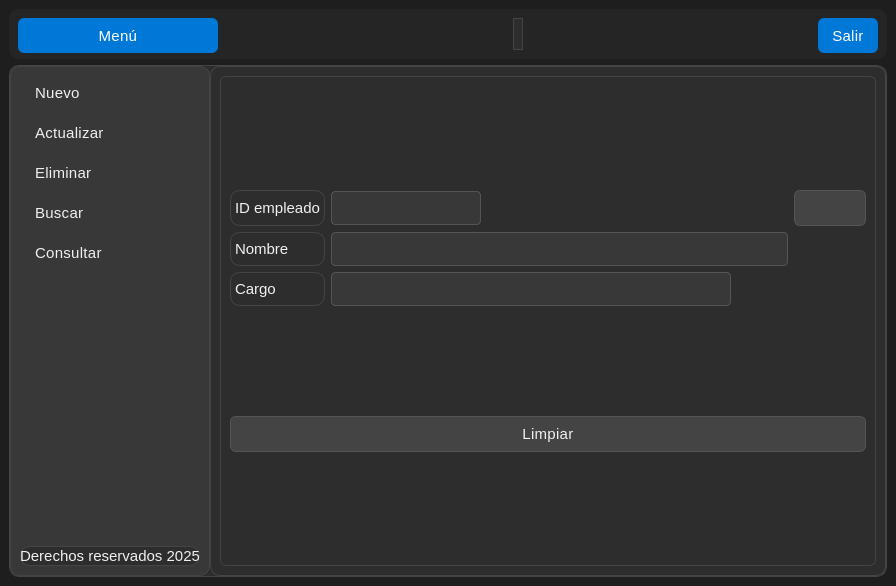
<?xml version="1.0" encoding="UTF-8"?>
<ui version="4.0">
 <class>MainWindow</class>
 <widget class="QMainWindow" name="MainWindow">
  <property name="geometry">
   <rect>
    <x>0</x>
    <y>0</y>
    <width>896</width>
    <height>586</height>
   </rect>
  </property>
  <property name="windowTitle">
   <string>MainWindow</string>
  </property>
  <property name="styleSheet">
   <string notr="true">/*
 * Archivo de Estilo QSS - Tema Oscuro (Dark Mode) - Adaptado a la Imagen
 * Tonos: Oscuros para fondos, Azul claro (#0078d7) para énfasis.
 */

/* === Estilo general === */
QMainWindow {
    /* Fondo principal oscuro */
    background-color: #1E1E1E;
    /* Color de texto claro */
    color: #F0F0F0;
    font-family: &quot;Segoe UI Variable&quot;, &quot;Roboto&quot;, &quot;Open Sans&quot;, sans-serif;
    font-size: 16px;
    font-weight: 300;
}

/* === Frames === */
QFrame {
    /* Fondo de frames de contenido oscuro (como el área principal) */
    background-color: #2D2D2D;
    border-radius: 10px;
    /* Borde sutil en modo oscuro */
    border: 1px solid #444444;
}

/* Barra superior */
#frame_superior {
    /* Color ligeramente más oscuro que el fondo de frames */
    background-color: #252525;
    border: none;
}

/* Panel lateral (Fondo del menú de navegación) */
#frame_lateral {
    /* Color para el panel lateral, más distinguible del fondo */
    background-color: #383838;
    border-right: 1px solid #444444; 
}

/* Área principal de contenido */
#frame_paginas {
    background-color: #2D2D2D;
}

/* === Botones Genéricos (Botones de acciones o fuera del menú) === */
QPushButton {
    /* Fondo de botón gris oscuro neutro */
    background-color: #444444;
    color: #F0F0F0;
    border: 1px solid #555555;
    border-radius: 6px;
    padding: 8px 14px;
    font-weight: 400;
    font-size: 15px;
    letter-spacing: 0.3px;
}

QPushButton:hover {
    /* Azul claro original para énfasis */
    background-color: #0078d7;
    color: #ffffff;
    border: 1px solid #0078d7;
}

QPushButton:pressed {
    /* Azul más oscuro para estado presionado */
    background-color: #005a9e;
    color: #ffffff;
    border: 1px solid #005a9e;
}

/* Botón principal (Menú) - ESTILO ACTIVO EN AZUL CLARO */
#boton_menu {
    /* Azul claro primario */
    background-color: #0078d7;
    color: white;
    border: none;
    font-weight: 400;
}
#boton_menu:hover {
    background-color: #006cbe;
}
#boton_menu:pressed {
    background-color: #005a9e;
}

/* Botón salir (ESTILO ACTIVO EN AZUL CLARO, aunque la imagen lo muestra gris) */
#boton_salir {
    /* Azul claro primario (lo ponemos azul claro por consistencia con el botón menú) */
    background-color: #0078d7; 
    color: white;
    border: none;
    font-weight: 400;
}
#boton_salir:hover {
    background-color: #006cbe;
}
#boton_salir:pressed {
    background-color: #005a9e;
}

/* === Campos de texto === */
QLineEdit {
    /* Fondo oscuro para la entrada de texto */
    background-color: #383838;
    color: #F0F0F0;
    border: 1px solid #555555;
    border-radius: 4px;
    padding: 6px 8px;
    font-size: 15px;
    font-weight: 300;
}

QLineEdit:focus {
    /* Borde de enfoque con el azul claro primario */
    border: 1px solid #0078d7;
    background-color: #3D4A5B; /* Fondo sutil al enfocar */
}

/* === Labels === */
QLabel {
    /* Texto claro */
    color: #F0F0F0;
    font-weight: 300;
    font-size: 15px;
}

/* Label inferior o secundario */
#label {
    /* Texto gris claro para secundario (usado para &quot;Derechos reservados 2025&quot;) */
    color: #A0A0A0;
    font-size: 13px;
    font-style: italic;
}

/* === Stacked Widget === */
QStackedWidget {
    background-color: #2D2D2D;
    border: 1px solid #444444;
    border-radius: 6px;
}

/* === Scrollbars === */
QScrollBar:vertical {
    border: none;
    background: #383838; /* Fondo oscuro para el scrollbar */
    width: 10px;
    border-radius: 4px;
}
QScrollBar::handle:vertical {
    background: #555555; /* Handle gris oscuro */
    min-height: 20px;
    border-radius: 4px;
}
QScrollBar::handle:vertical:hover {
    /* Handle hover azul claro */
    background: #0078d7;
}
QScrollBar::add-line:vertical,
QScrollBar::sub-line:vertical {
    height: 0;
}

/* === Layouts === */
QVBoxLayout, QHBoxLayout {
    spacing: 10px;
}

/* === Botones laterales (Botones de Navegación) === */
/* Estilo base (inactivo) */
#boton_agregar, #boton_buscar, #boton_actualizar, #boton_eliminar, #boton_consultar, #Proyectos, #Gastos, #Empleados, #Salarios, #Materiales {
    /* Fondo y borde para botones laterales inactivos */
    background-color: #383838; /* Fondo igual al panel lateral */
    border: none; /* La imagen no muestra borde en inactivo */
    color: #F0F0F0;
    font-weight: 400;
    font-size: 15px;
    text-align: left; /* Alineación a la izquierda */
    padding-left: 15px; /* Espaciado interno para texto/icono */
}

/* Estilo de hover (inactivo) */
#boton_agregar:hover, #boton_buscar:hover, #boton_actualizar:hover, #boton_eliminar:hover, #boton_consultar:hover, #Gastos:hover, #Empleados:hover, #Salarios:hover, #Materiales:hover {
    background-color: #4C4C4C; /* Gris ligeramente más claro */
    color: #ffffff;
}

/* Estilo ACTIVO (como el botón &quot;Proyectos&quot; en la imagen) */
#Proyectos, #Proyectos:hover, #Proyectos:pressed {
    background-color: #0078d7; /* Azul primario */
    color: #ffffff;
    border: none;
}

/* === Tooltips === */
QToolTip {
    background-color: #383838;
    color: #F0F0F0;
    /* Borde con el azul claro primario */
    border: 1px solid #0078d7;
    padding: 6px;
    border-radius: 4px;
    font-size: 14px;
}</string>
  </property>
  <widget class="QWidget" name="centralwidget">
   <layout class="QVBoxLayout" name="verticalLayout" stretch="1,0">
    <item>
     <widget class="QFrame" name="frame_superior">
      <property name="minimumSize">
       <size>
        <width>0</width>
        <height>50</height>
       </size>
      </property>
      <property name="maximumSize">
       <size>
        <width>16777215</width>
        <height>50</height>
       </size>
      </property>
      <property name="frameShape">
       <enum>QFrame::StyledPanel</enum>
      </property>
      <property name="frameShadow">
       <enum>QFrame::Raised</enum>
      </property>
      <layout class="QHBoxLayout" name="horizontalLayout">
       <item>
        <widget class="QPushButton" name="boton_menu">
         <property name="minimumSize">
          <size>
           <width>200</width>
           <height>35</height>
          </size>
         </property>
         <property name="text">
          <string>Menú</string>
         </property>
         <property name="icon">
          <iconset>
           <normaloff>../../crudapp/resources/imagenes/boton_menu.png</normaloff>../../crudapp/resources/imagenes/boton_menu.png</iconset>
         </property>
         <property name="iconSize">
          <size>
           <width>32</width>
           <height>32</height>
          </size>
         </property>
        </widget>
       </item>
       <item>
        <spacer name="horizontalSpacer">
         <property name="orientation">
          <enum>Qt::Horizontal</enum>
         </property>
         <property name="sizeHint" stdset="0">
          <size>
           <width>145</width>
           <height>20</height>
          </size>
         </property>
        </spacer>
       </item>
       <item>
        <widget class="QLabel" name="label">
         <property name="text">
          <string/>
         </property>
        </widget>
       </item>
       <item>
        <spacer name="horizontalSpacer_2">
         <property name="orientation">
          <enum>Qt::Horizontal</enum>
         </property>
         <property name="sizeHint" stdset="0">
          <size>
           <width>144</width>
           <height>20</height>
          </size>
         </property>
        </spacer>
       </item>
       <item>
        <widget class="QPushButton" name="boton_salir">
         <property name="minimumSize">
          <size>
           <width>0</width>
           <height>35</height>
          </size>
         </property>
         <property name="text">
          <string>Salir</string>
         </property>
         <property name="icon">
          <iconset>
           <normaloff>../../crudapp/resources/imagenes/salir.png</normaloff>../../crudapp/resources/imagenes/salir.png</iconset>
         </property>
         <property name="iconSize">
          <size>
           <width>32</width>
           <height>32</height>
          </size>
         </property>
        </widget>
       </item>
      </layout>
     </widget>
    </item>
    <item>
     <widget class="QFrame" name="frame_central">
      <property name="frameShape">
       <enum>QFrame::StyledPanel</enum>
      </property>
      <property name="frameShadow">
       <enum>QFrame::Raised</enum>
      </property>
      <layout class="QHBoxLayout" name="horizontalLayout_2">
       <property name="spacing">
        <number>0</number>
       </property>
       <property name="leftMargin">
        <number>0</number>
       </property>
       <property name="topMargin">
        <number>0</number>
       </property>
       <property name="rightMargin">
        <number>0</number>
       </property>
       <property name="bottomMargin">
        <number>0</number>
       </property>
       <item>
        <widget class="QFrame" name="frame_lateral">
         <property name="minimumSize">
          <size>
           <width>200</width>
           <height>0</height>
          </size>
         </property>
         <property name="maximumSize">
          <size>
           <width>0</width>
           <height>16777215</height>
          </size>
         </property>
         <property name="frameShape">
          <enum>QFrame::StyledPanel</enum>
         </property>
         <property name="frameShadow">
          <enum>QFrame::Raised</enum>
         </property>
         <layout class="QVBoxLayout" name="verticalLayout_2">
          <item>
           <widget class="QPushButton" name="boton_agregar">
            <property name="text">
             <string>Nuevo</string>
            </property>
            <property name="icon">
             <iconset>
              <normaloff>../../crudapp/resources/imagenes/boton_agregar.png</normaloff>../../crudapp/resources/imagenes/boton_agregar.png</iconset>
            </property>
            <property name="iconSize">
             <size>
              <width>32</width>
              <height>32</height>
             </size>
            </property>
           </widget>
          </item>
          <item>
           <widget class="QPushButton" name="boton_actualizar">
            <property name="text">
             <string>Actualizar</string>
            </property>
            <property name="icon">
             <iconset>
              <normaloff>../../crudapp/resources/imagenes/boton_modificar.png</normaloff>../../crudapp/resources/imagenes/boton_modificar.png</iconset>
            </property>
            <property name="iconSize">
             <size>
              <width>32</width>
              <height>32</height>
             </size>
            </property>
           </widget>
          </item>
          <item>
           <widget class="QPushButton" name="boton_eliminar">
            <property name="text">
             <string>Eliminar</string>
            </property>
            <property name="icon">
             <iconset>
              <normaloff>../../crudapp/resources/imagenes/boton_eliminar.png</normaloff>../../crudapp/resources/imagenes/boton_eliminar.png</iconset>
            </property>
            <property name="iconSize">
             <size>
              <width>32</width>
              <height>32</height>
             </size>
            </property>
           </widget>
          </item>
          <item>
           <widget class="QPushButton" name="boton_buscar">
            <property name="text">
             <string>Buscar</string>
            </property>
            <property name="icon">
             <iconset>
              <normaloff>../../crudapp/resources/imagenes/BUSCAR.png</normaloff>../../crudapp/resources/imagenes/BUSCAR.png</iconset>
            </property>
            <property name="iconSize">
             <size>
              <width>32</width>
              <height>32</height>
             </size>
            </property>
           </widget>
          </item>
          <item>
           <widget class="QPushButton" name="boton_consultar">
            <property name="text">
             <string>Consultar</string>
            </property>
            <property name="icon">
             <iconset>
              <normaloff>../../crudapp/resources/imagenes/boton_consultar.png</normaloff>../../crudapp/resources/imagenes/boton_consultar.png</iconset>
            </property>
            <property name="iconSize">
             <size>
              <width>32</width>
              <height>32</height>
             </size>
            </property>
           </widget>
          </item>
          <item>
           <spacer name="verticalSpacer">
            <property name="orientation">
             <enum>Qt::Vertical</enum>
            </property>
            <property name="sizeHint" stdset="0">
             <size>
              <width>20</width>
              <height>177</height>
             </size>
            </property>
           </spacer>
          </item>
          <item>
           <widget class="QLabel" name="label_mensaje">
            <property name="text">
             <string>Derechos reservados 2025</string>
            </property>
            <property name="alignment">
             <set>Qt::AlignCenter</set>
            </property>
           </widget>
          </item>
         </layout>
        </widget>
       </item>
       <item>
        <widget class="QFrame" name="frame_paginas">
         <property name="frameShape">
          <enum>QFrame::StyledPanel</enum>
         </property>
         <property name="frameShadow">
          <enum>QFrame::Raised</enum>
         </property>
         <layout class="QVBoxLayout" name="verticalLayout_3">
          <item>
           <widget class="QStackedWidget" name="stackedWidget">
            <property name="currentIndex">
             <number>3</number>
            </property>
            <widget class="QWidget" name="page_agregar">
             <layout class="QVBoxLayout" name="verticalLayout_6">
              <item>
               <layout class="QVBoxLayout" name="verticalLayout_4">
                <item>
                 <layout class="QGridLayout" name="gridLayout">
                  <item row="1" column="0">
                   <widget class="QLabel" name="label_3">
                    <property name="text">
                     <string>Nombre</string>
                    </property>
                   </widget>
                  </item>
                  <item row="0" column="0">
                   <widget class="QLabel" name="label_2">
                    <property name="minimumSize">
                     <size>
                      <width>0</width>
                      <height>0</height>
                     </size>
                    </property>
                    <property name="maximumSize">
                     <size>
                      <width>100</width>
                      <height>16777215</height>
                     </size>
                    </property>
                    <property name="text">
                     <string>ID empleado</string>
                    </property>
                   </widget>
                  </item>
                  <item row="0" column="1">
                   <widget class="QLineEdit" name="idempleado_agregar">
                    <property name="minimumSize">
                     <size>
                      <width>150</width>
                      <height>0</height>
                     </size>
                    </property>
                    <property name="maximumSize">
                     <size>
                      <width>150</width>
                      <height>16777215</height>
                     </size>
                    </property>
                   </widget>
                  </item>
                  <item row="1" column="1">
                   <widget class="QLineEdit" name="nombre_agregar"/>
                  </item>
                  <item row="2" column="1">
                   <widget class="QLineEdit" name="cargo_agregar">
                    <property name="maximumSize">
                     <size>
                      <width>400</width>
                      <height>16777215</height>
                     </size>
                    </property>
                   </widget>
                  </item>
                  <item row="2" column="0">
                   <widget class="QLabel" name="label_4">
                    <property name="text">
                     <string>Cargo</string>
                    </property>
                   </widget>
                  </item>
                 </layout>
                </item>
                <item>
                 <widget class="QPushButton" name="accion_guardar">
                  <property name="text">
                   <string>Guardar</string>
                  </property>
                  <property name="icon">
                   <iconset>
                    <normaloff>../../crudapp/resources/imagenes/guardar.png</normaloff>../../crudapp/resources/imagenes/guardar.png</iconset>
                  </property>
                  <property name="iconSize">
                   <size>
                    <width>32</width>
                    <height>32</height>
                   </size>
                  </property>
                 </widget>
                </item>
               </layout>
              </item>
             </layout>
            </widget>
            <widget class="QWidget" name="page_actualizar">
             <layout class="QVBoxLayout" name="verticalLayout_5">
              <item>
               <layout class="QGridLayout" name="gridLayout_2">
                <item row="2" column="1">
                 <widget class="QLineEdit" name="cargo_actualizar">
                  <property name="maximumSize">
                   <size>
                    <width>400</width>
                    <height>16777215</height>
                   </size>
                  </property>
                 </widget>
                </item>
                <item row="0" column="1">
                 <widget class="QLineEdit" name="idempleado_actualizar">
                  <property name="minimumSize">
                   <size>
                    <width>150</width>
                    <height>0</height>
                   </size>
                  </property>
                  <property name="maximumSize">
                   <size>
                    <width>150</width>
                    <height>16777215</height>
                   </size>
                  </property>
                 </widget>
                </item>
                <item row="1" column="0">
                 <widget class="QLabel" name="label_7">
                  <property name="text">
                   <string>Nombre</string>
                  </property>
                 </widget>
                </item>
                <item row="2" column="0">
                 <widget class="QLabel" name="label_8">
                  <property name="text">
                   <string>Cargo</string>
                  </property>
                 </widget>
                </item>
                <item row="1" column="1">
                 <widget class="QLineEdit" name="nombre_actualizar"/>
                </item>
                <item row="0" column="2">
                 <widget class="QPushButton" name="buscar_actualizar">
                  <property name="text">
                   <string/>
                  </property>
                  <property name="icon">
                   <iconset>
                    <normaloff>../../crudapp/resources/imagenes/BUSCAR.png</normaloff>../../crudapp/resources/imagenes/BUSCAR.png</iconset>
                  </property>
                  <property name="iconSize">
                   <size>
                    <width>32</width>
                    <height>32</height>
                   </size>
                  </property>
                 </widget>
                </item>
                <item row="0" column="0">
                 <widget class="QLabel" name="label_6">
                  <property name="minimumSize">
                   <size>
                    <width>0</width>
                    <height>0</height>
                   </size>
                  </property>
                  <property name="maximumSize">
                   <size>
                    <width>100</width>
                    <height>16777215</height>
                   </size>
                  </property>
                  <property name="text">
                   <string>ID empleado</string>
                  </property>
                 </widget>
                </item>
               </layout>
              </item>
              <item>
               <widget class="QPushButton" name="accion_actualizar">
                <property name="text">
                 <string>Actualizar</string>
                </property>
                <property name="icon">
                 <iconset>
                  <normaloff>../../crudapp/resources/imagenes/boton_modificar.png</normaloff>../../crudapp/resources/imagenes/boton_modificar.png</iconset>
                </property>
                <property name="iconSize">
                 <size>
                  <width>32</width>
                  <height>32</height>
                 </size>
                </property>
               </widget>
              </item>
             </layout>
            </widget>
            <widget class="QWidget" name="page_eliminar">
             <layout class="QVBoxLayout" name="verticalLayout_7">
              <item>
               <layout class="QGridLayout" name="gridLayout_4">
                <item row="1" column="0">
                 <widget class="QLabel" name="label_15">
                  <property name="text">
                   <string>Nombre</string>
                  </property>
                 </widget>
                </item>
                <item row="2" column="1">
                 <widget class="QLineEdit" name="cargo_eliminar">
                  <property name="maximumSize">
                   <size>
                    <width>400</width>
                    <height>16777215</height>
                   </size>
                  </property>
                 </widget>
                </item>
                <item row="2" column="0">
                 <widget class="QLabel" name="label_14">
                  <property name="text">
                   <string>Cargo</string>
                  </property>
                 </widget>
                </item>
                <item row="1" column="1">
                 <widget class="QLineEdit" name="nombre_eliminar"/>
                </item>
                <item row="0" column="1">
                 <widget class="QLineEdit" name="idempleado_eliminar">
                  <property name="minimumSize">
                   <size>
                    <width>150</width>
                    <height>0</height>
                   </size>
                  </property>
                  <property name="maximumSize">
                   <size>
                    <width>150</width>
                    <height>16777215</height>
                   </size>
                  </property>
                 </widget>
                </item>
                <item row="0" column="0">
                 <widget class="QLabel" name="label_17">
                  <property name="minimumSize">
                   <size>
                    <width>0</width>
                    <height>0</height>
                   </size>
                  </property>
                  <property name="maximumSize">
                   <size>
                    <width>100</width>
                    <height>16777215</height>
                   </size>
                  </property>
                  <property name="text">
                   <string>ID empleado</string>
                  </property>
                 </widget>
                </item>
                <item row="0" column="2">
                 <widget class="QPushButton" name="buscar_eliminar">
                  <property name="text">
                   <string/>
                  </property>
                  <property name="icon">
                   <iconset>
                    <normaloff>../../crudapp/resources/imagenes/BUSCAR.png</normaloff>../../crudapp/resources/imagenes/BUSCAR.png</iconset>
                  </property>
                  <property name="iconSize">
                   <size>
                    <width>32</width>
                    <height>32</height>
                   </size>
                  </property>
                 </widget>
                </item>
               </layout>
              </item>
              <item>
               <widget class="QPushButton" name="accion_eliminar">
                <property name="text">
                 <string>Eliminar</string>
                </property>
                <property name="icon">
                 <iconset>
                  <normaloff>../../crudapp/resources/imagenes/boton_eliminar.png</normaloff>../../crudapp/resources/imagenes/boton_eliminar.png</iconset>
                </property>
                <property name="iconSize">
                 <size>
                  <width>32</width>
                  <height>32</height>
                 </size>
                </property>
               </widget>
              </item>
             </layout>
            </widget>
            <widget class="QWidget" name="page_buscar">
             <layout class="QVBoxLayout" name="verticalLayout_8">
              <item>
               <layout class="QGridLayout" name="gridLayout_3">
                <item row="1" column="0">
                 <widget class="QLabel" name="label_11">
                  <property name="text">
                   <string>Nombre</string>
                  </property>
                 </widget>
                </item>
                <item row="1" column="1">
                 <widget class="QLineEdit" name="nombre_buscar"/>
                </item>
                <item row="0" column="1">
                 <widget class="QLineEdit" name="idempleado_buscar">
                  <property name="minimumSize">
                   <size>
                    <width>150</width>
                    <height>0</height>
                   </size>
                  </property>
                  <property name="maximumSize">
                   <size>
                    <width>150</width>
                    <height>16777215</height>
                   </size>
                  </property>
                 </widget>
                </item>
                <item row="2" column="0">
                 <widget class="QLabel" name="label_10">
                  <property name="text">
                   <string>Cargo</string>
                  </property>
                 </widget>
                </item>
                <item row="2" column="1">
                 <widget class="QLineEdit" name="cargo_buscar">
                  <property name="maximumSize">
                   <size>
                    <width>400</width>
                    <height>16777215</height>
                   </size>
                  </property>
                 </widget>
                </item>
                <item row="0" column="0">
                 <widget class="QLabel" name="label_13">
                  <property name="minimumSize">
                   <size>
                    <width>0</width>
                    <height>0</height>
                   </size>
                  </property>
                  <property name="maximumSize">
                   <size>
                    <width>100</width>
                    <height>16777215</height>
                   </size>
                  </property>
                  <property name="text">
                   <string>ID empleado</string>
                  </property>
                 </widget>
                </item>
                <item row="0" column="2">
                 <widget class="QPushButton" name="buscar_buscar">
                  <property name="text">
                   <string/>
                  </property>
                  <property name="icon">
                   <iconset>
                    <normaloff>../../crudapp/resources/imagenes/BUSCAR.png</normaloff>../../crudapp/resources/imagenes/BUSCAR.png</iconset>
                  </property>
                  <property name="iconSize">
                   <size>
                    <width>32</width>
                    <height>32</height>
                   </size>
                  </property>
                 </widget>
                </item>
               </layout>
              </item>
              <item>
               <widget class="QPushButton" name="accion_limpiar">
                <property name="text">
                 <string>Limpiar</string>
                </property>
                <property name="icon">
                 <iconset>
                  <normaloff>../../crudapp/resources/imagenes/limpiar.png</normaloff>../../crudapp/resources/imagenes/limpiar.png</iconset>
                </property>
                <property name="iconSize">
                 <size>
                  <width>32</width>
                  <height>32</height>
                 </size>
                </property>
               </widget>
              </item>
             </layout>
            </widget>
            <widget class="QWidget" name="page_consultar">
             <layout class="QVBoxLayout" name="verticalLayout_9">
              <item>
               <widget class="QPushButton" name="refresh">
                <property name="text">
                 <string>Refresh</string>
                </property>
                <property name="icon">
                 <iconset>
                  <normaloff>../../crudapp/resources/imagenes/boton_refrescar.png</normaloff>../../crudapp/resources/imagenes/boton_refrescar.png</iconset>
                </property>
                <property name="iconSize">
                 <size>
                  <width>32</width>
                  <height>32</height>
                 </size>
                </property>
               </widget>
              </item>
              <item>
               <widget class="QTableWidget" name="tabla_consulta">
                <property name="styleSheet">
                 <string notr="true">/* === Tablas === */
QTableWidget {
    background-color: #ffffff;
    color: #333333;
    gridline-color: #e0e0e0;
    border: 1px solid #dcdcdc;
    border-radius: 6px;
    font-family: &quot;Segoe UI Variable&quot;, &quot;Roboto&quot;, &quot;Open Sans&quot;, sans-serif;
    font-size: 15px;
    font-weight: 300;
    selection-background-color: #e8f0fe; /* azul claro al seleccionar */
    selection-color: #0078d7;
    alternate-background-color: #f9fafc; /* filas alternadas */
}

/* Cabecera horizontal */
QHeaderView::section {
    background-color: #f1f3f6;
    color: #333333;
    border: 1px solid #dcdcdc;
    border-radius: 4px;
    font-weight: 400;
    font-size: 15px;
    padding: 8px;
}

/* Cabecera horizontal al pasar el cursor */
QHeaderView::section:hover {
    background-color: #e8ecf1;
}

/* Celdas */
QTableWidget::item {
    padding: 6px;
    border: none;
}

/* Celda seleccionada */
QTableWidget::item:selected {
    background-color: #e8f0fe;
    color: #0078d7;
}

/* Bordes del header alineados al contenido */
QHeaderView {
    border: none;
}

/* Barra de desplazamiento dentro de la tabla */
QTableCornerButton::section {
    background-color: #f1f3f6;
    border: 1px solid #dcdcdc;
}

/* Scrollbars coherentes dentro de tablas */
QTableWidget QScrollBar:vertical {
    border: none;
    background: #f0f0f0;
    width: 10px;
    border-radius: 4px;
}
QTableWidget QScrollBar::handle:vertical {
    background: #cccccc;
    min-height: 20px;
    border-radius: 4px;
}
QTableWidget QScrollBar::handle:vertical:hover {
    background: #0078d7;
}
QTableWidget QScrollBar::add-line:vertical,
QTableWidget QScrollBar::sub-line:vertical {
    height: 0;
}</string>
                </property>
                <column>
                 <property name="text">
                  <string>ID empleado</string>
                 </property>
                </column>
                <column>
                 <property name="text">
                  <string>Nombre</string>
                 </property>
                </column>
                <column>
                 <property name="text">
                  <string>Cargo</string>
                 </property>
                </column>
               </widget>
              </item>
             </layout>
            </widget>
           </widget>
          </item>
         </layout>
        </widget>
       </item>
      </layout>
     </widget>
    </item>
   </layout>
  </widget>
 </widget>
 <resources/>
 <connections/>
</ui>
